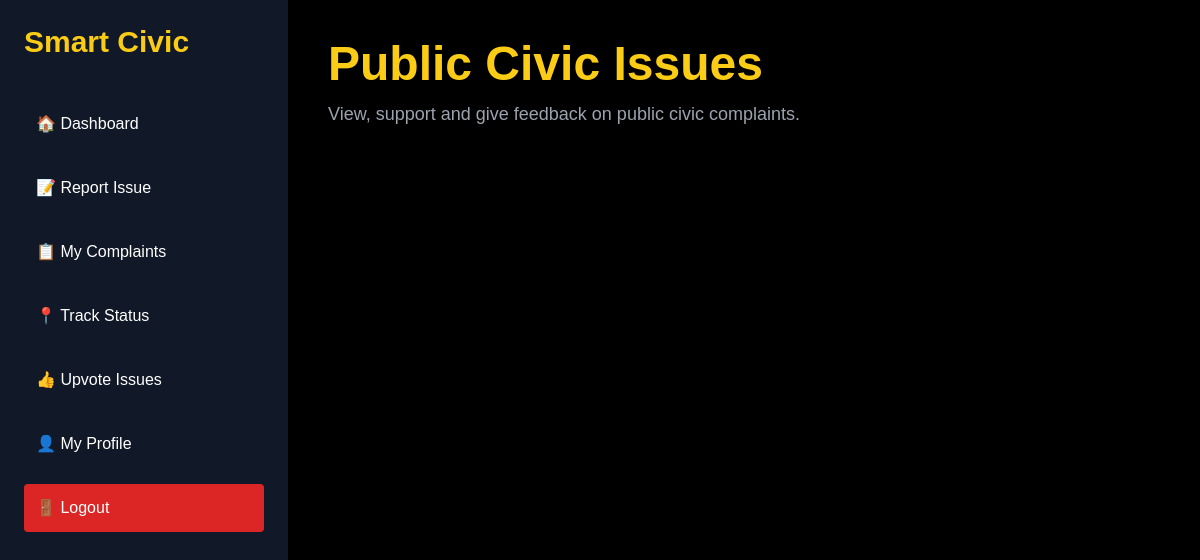
Page /issues/ (signed in) on the earlier database version.
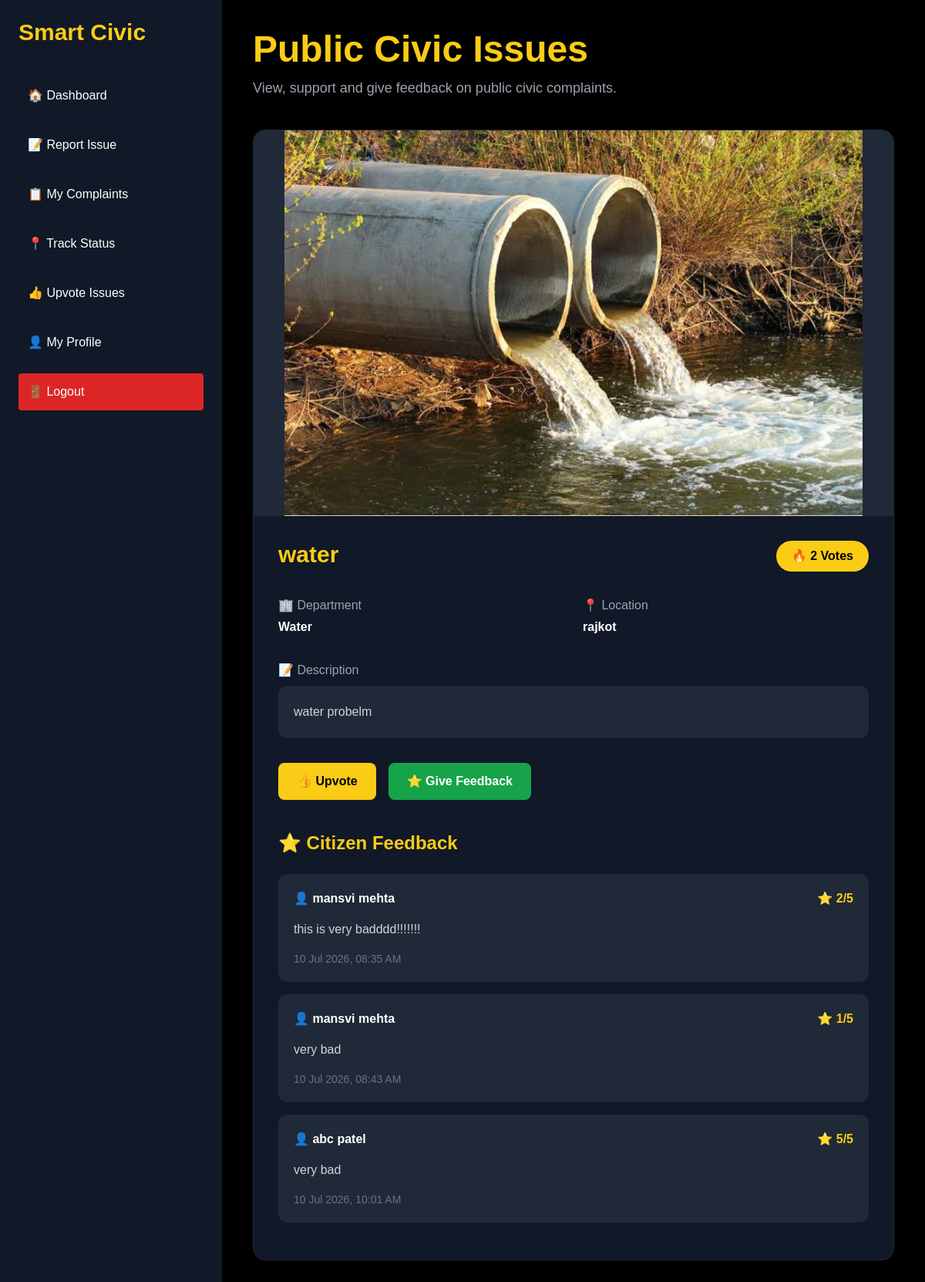
Same page on the later database version.
### citizen/models.py (models this page shows, shortened)
class Complaint(models.Model):
    STATUS_CHOICES = [
        ("Pending","Pending"),
        ("In Progress","In Progress"),
        ("Resolved","Resolved"),
    ]
    citizen = models.ForeignKey(
        Citizen,
        on_delete=models.CASCADE
    )
    title = models.CharField(
        max_length=200
    )
    department = models.CharField(
        max_length=100
    )
    description = models.TextField()
    location = models.CharField(
        max_length=200
    )
    image = models.ImageField(
        upload_to="complaints/",
        blank=True,
        null=True
    )
    status = models.CharField(
        max_length=20,
        choices=STATUS_CHOICES,
        default="Pending"
    )
    upvotes = models.ManyToManyField(
        User,
        related_name="upvoted_complaints",
        blank=True
    )
    created_at = models.DateTimeField(
        auto_now_add=True
    )

class Feedback(models.Model):
    complaint = models.ForeignKey(
        Complaint,
        on_delete=models.CASCADE,
        related_name="feedbacks"
    )
    citizen = models.ForeignKey(
        Citizen,
        on_delete=models.CASCADE
    )
    rating = models.IntegerField(
        default=5
    )
    message = models.TextField()
    created_at = models.DateTimeField(
        auto_now_add=True
    )

class Citizen(models.Model):
    user = models.OneToOneField(
        User,
        on_delete=models.CASCADE
    )
    mobile = models.CharField(
        max_length=15,
        blank=True
    )
    address = models.TextField(
        blank=True
    )
    city = models.CharField(
        max_length=100,
        blank=True
    )
    state = models.CharField(
        max_length=100,
        blank=True
    )
    pincode = models.CharField(
        max_length=10,
        blank=True
    )
    created_at = models.DateTimeField(
        auto_now_add=True
    )

### citizen/views.py (the view, shortened to what this page needs)
@login_required
def public_complaints(request):
    complaints = Complaint.objects.all().order_by("-created_at")
    return render(
        request,
        "citizen/public_complaints.html",
        {
            "complaints": complaints
        }
    )

### citizen/templates/citizen/public_complaints.html (shortened to what this page needs)
{% extends "citizen/base.html" %}
{% block content %}
<div class="w-full min-h-screen bg-black text-white p-8 lg:p-10">
    <div class="mb-10">
        <h1 class="text-5xl font-bold text-yellow-400">
            Public Civic Issues
        </h1>
        <p class="text-gray-400 mt-3 text-lg">
            View, support and give feedback on public civic complaints.
        </p>
    </div>
    <div class="grid grid-cols-1 gap-10">
        {% for complaint in complaints %}
        <div class="w-full bg-gray-900 rounded-2xl border border-gray-800 shadow-xl overflow-hidden hover:border-yellow-400 transition">
            {% if complaint.image %}
            <img
                src="{{ complaint.image.url }}"
                class="w-full max-h-[500px] object-contain bg-gray-800">
            {% endif %}
            <div class="p-8">
                <div class="flex justify-between items-start flex-wrap gap-4">
                    <h2 class="text-3xl font-bold text-yellow-400">
                        {{ complaint.title }}
                    </h2>
                    <span class="bg-yellow-400 text-black px-5 py-2 rounded-full font-bold">
                        🔥 {{ complaint.upvotes.count }} Votes
                    </span>
                </div>
                <div class="grid md:grid-cols-2 gap-6 mt-8">
                    <div>
                        <p class="text-gray-400">🏢 Department</p>
                        <p class="text-white font-semibold mt-1">
                            {{ complaint.department }}
                        </p>
                    </div>
                    <div>
                        <p class="text-gray-400">📍 Location</p>
                        <p class="text-white font-semibold mt-1">
                            {{ complaint.location }}
                        </p>
                    </div>
                </div>
                <div class="mt-8">
                    <p class="text-gray-400 mb-2">
                        📝 Description
                    </p>
                    <div class="bg-gray-800 rounded-xl p-5 text-gray-300 leading-7">
                        {{ complaint.description }}
                    </div>
                </div>
                <div class="flex flex-wrap gap-4 mt-8">
                    <a href="{% url 'upvote_issue' complaint.id %}"
                       class="bg-yellow-400 text-black px-6 py-3 rounded-lg font-bold hover:bg-yellow-300 transition">
                        👍 Upvote
                    </a>
                    <a href="{% url 'give_feedback' complaint.id %}"
                       class="bg-green-600 text-white px-6 py-3 rounded-lg font-bold hover:bg-green-500 transition">
                        ⭐ Give Feedback
                    </a>
                </div>
                <div class="mt-10">
                    <h3 class="text-2xl font-bold text-yellow-400 mb-6">
                        ⭐ Citizen Feedback
                    </h3>
                    {% for feedback in complaint.feedbacks.all %}
                    <div class="bg-gray-800 rounded-xl p-5 mb-4">
                        <div class="flex justify-between flex-wrap gap-2">
                            <h4 class="font-bold text-white">
                                👤 {{ feedback.citizen.user.first_name }} {{ feedback.citizen.user.last_name }}
                            </h4>
                            <span class="text-yellow-400 font-bold">
                                ⭐ {{ feedback.rating }}/5
                            </span>
                        </div>
                        <p class="text-gray-300 mt-4">
                            {{ feedback.message }}
                        </p>
                        <p class="text-gray-500 text-sm mt-4">
                            {{ feedback.created_at|date:"d M Y, h:i A" }}
                        </p>
                    </div>
                    {% empty %}
                    <div class="bg-gray-800 rounded-xl p-5 text-gray-400">
                        No feedback yet.
                    </div>
                    {% endfor %}
                </div>
            </div>
        </div>
        {% endfor %}
    </div>
</div>
{% endblock %}

### citizen/templates/citizen/base.html (shortened to what this page needs)
{% load static %}
<!DOCTYPE html>
<html lang="en">
<head>
    <script src="https://cdn.tailwindcss.com"></script>
    <link rel="stylesheet" href="{% static 'citizen/css/auth.css' %}">
</head>
<body class="bg-black text-white">
{% if request.user.is_authenticated %}
<div class="flex min-h-screen">
    {% include "citizen/sidebar.html" %}
    <div class="flex-1">
        {% block content %}{% endblock %}
    </div>
</div>
{% else %}
<div class="min-h-screen">
    {% block auth_content %}
    {% endblock %}
</div>
{% endif %}
</body>
</html>

### citizen/templates/citizen/sidebar.html
<div class="w-72 bg-gray-900 p-6 min-h-screen">
    <h1 class="text-3xl font-bold text-yellow-400 mb-10">
        Smart Civic
    </h1>
    <nav class="space-y-4">
        <a href="{% url 'dashboard' %}"
        class="block p-3 rounded hover:bg-yellow-400 hover:text-black">
            🏠 Dashboard
        </a>
        <a href="{% url 'report_issue' %}"
        class="block p-3 rounded hover:bg-yellow-400 hover:text-black">
            📝 Report Issue
        </a>
        <a href="{% url 'my_complaints' %}"
        class="block p-3 rounded hover:bg-yellow-400 hover:text-black">
            📋 My Complaints
        </a>
        <a href="{% url 'track_status' %}"
        class="block p-3 rounded hover:bg-yellow-400 hover:text-black">
            📍 Track Status
        </a>
        <a href="{% url 'public_complaints' %}"
        class="block p-3 rounded hover:bg-yellow-400 hover:text-black">
            👍 Upvote Issues
        </a>
        <a href="{% url 'profile' %}"
        class="block p-3 rounded hover:bg-yellow-400 hover:text-black">
            👤 My Profile
        </a>
        <a href="{% url 'logout' %}"
        class="block p-3 rounded bg-red-600 hover:bg-red-700 mt-10">
            🚪 Logout
        </a>
    </nav>
</div>

### citizen/static/citizen/css/auth.css (style rules this page uses)
body { margin:0; padding:0; font-family:Arial, Helvetica, sans-serif; }

Differences in the rows shown:
added Complaint: image (picture), title "water", upvotes.count "2", department "Water", location "rajkot", description "water probelm"
added Feedback: citizen.user.first_name "mansvi", citizen.user.last_name "mehta", rating "2", message "this is very badddd!!!!!!!", created_at "10 Jul 2026, 08:35 AM"
added Feedback: citizen.user.first_name "mansvi", citizen.user.last_name "mehta", rating "1", message "very bad", created_at "10 Jul 2026, 08:43 AM"
added Feedback: citizen.user.first_name "abc", citizen.user.last_name "patel", rating "5", message "very bad", created_at "10 Jul 2026, 10:01 AM"
